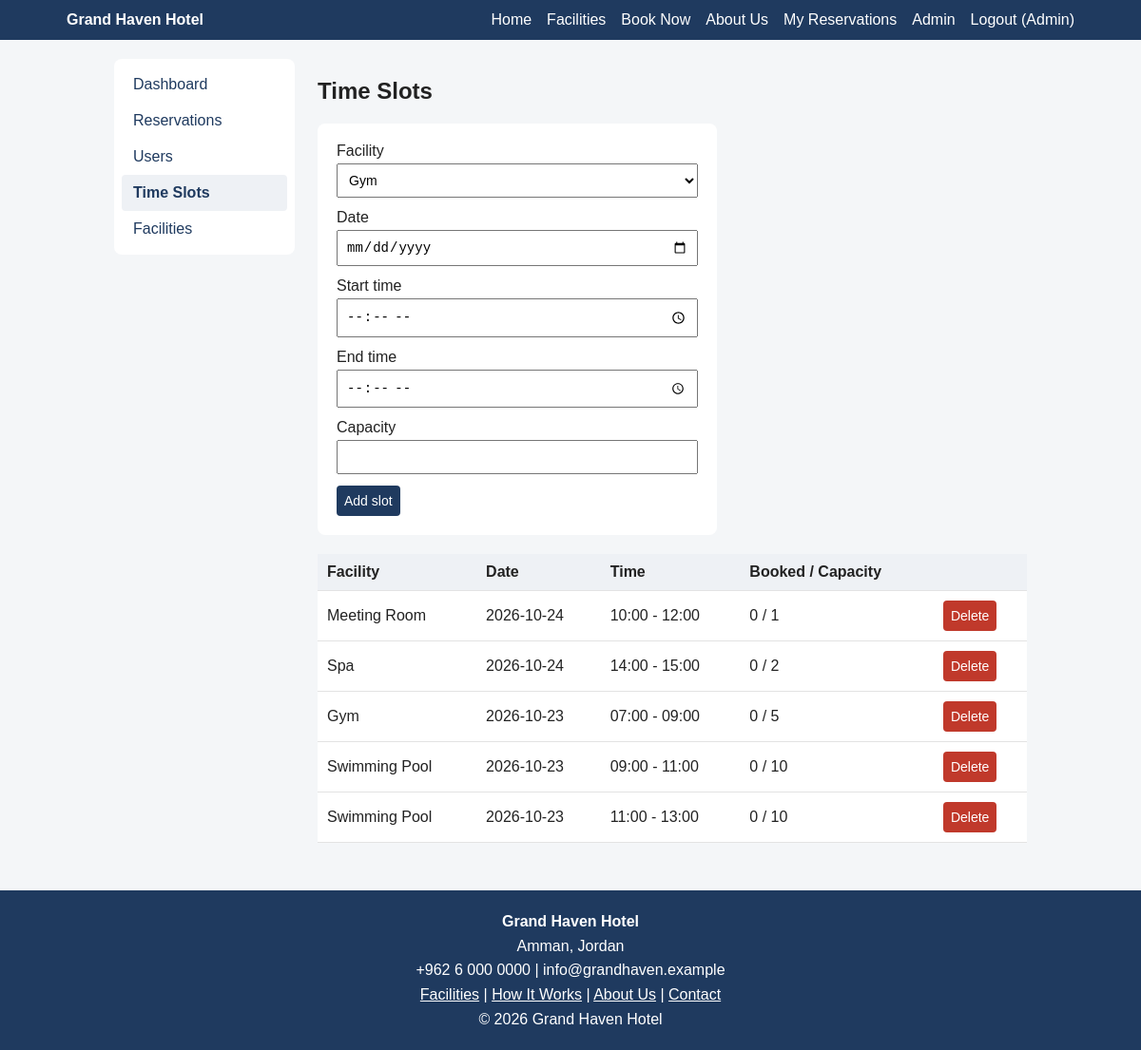
/admin/slots.php (signed in), run on the app's committed database.
### tables this page shows
CREATE TABLE users (
    id INT AUTO_INCREMENT PRIMARY KEY,
    name VARCHAR(100) NOT NULL,
    email VARCHAR(150) NOT NULL UNIQUE,
    password VARCHAR(255) NOT NULL,
    role ENUM('user','admin') NOT NULL DEFAULT 'user',
    is_active TINYINT(1) NOT NULL DEFAULT 1
);

CREATE TABLE time_slots (
    id INT AUTO_INCREMENT PRIMARY KEY,
    facility_id INT NOT NULL,
    slot_date DATE NOT NULL,
    start_time TIME NOT NULL,
    end_time TIME NOT NULL,
    capacity INT NOT NULL,
    FOREIGN KEY (facility_id) REFERENCES facilities(id)
);

CREATE TABLE facilities (
    id INT AUTO_INCREMENT PRIMARY KEY,
    name VARCHAR(100) NOT NULL,
    short_description VARCHAR(255) NOT NULL,
    description TEXT NOT NULL,
    image VARCHAR(100) NOT NULL DEFAULT 'placeholder.svg',
    opening_hours VARCHAR(100) NOT NULL DEFAULT '',
    guidelines TEXT NULL
);

### includes/helpers.php (called while the page is built, shortened)
<?php
function e($value): string
{
    return htmlspecialchars((string) $value, ENT_QUOTES, 'UTF-8');
}
function url(string $path = ''): string
{
    return BASE . '/' . ltrim($path, '/');
}
function asset(string $path): string
{
    return BASE . '/assets/' . ltrim($path, '/');
}

### classes/Database.php (called while the page is built)
<?php
class Database
{
    private static ?PDO $pdo = null;
    public static function pdo(): PDO
    {
        if (self::$pdo === null) {
            self::$pdo = new PDO(
                'mysql:host=' . DB_HOST . ';dbname=' . DB_NAME . ';charset=utf8mb4',
                DB_USER,
                DB_PASS,
                [
                    PDO::ATTR_ERRMODE            => PDO::ERRMODE_EXCEPTION,
                    PDO::ATTR_DEFAULT_FETCH_MODE => PDO::FETCH_ASSOC,
                ]
            );
        }
        return self::$pdo;
    }
}

### classes/Auth.php (called while the page is built, shortened)
<?php
class Auth extends Model
{
    private static $user = false;
    public function user(): ?array
    {
        if (self::$user === false) {
            self::$user = null;
            if (!empty($_SESSION['user_id'])) {
                $stmt = $this->db->prepare('SELECT * FROM users WHERE id = ? AND is_active = 1');
                $stmt->execute([$_SESSION['user_id']]);
                self::$user = $stmt->fetch() ?: null;
            }
        }
        return self::$user;
    }
    public function requireLogin(): void
    {
        if (!$this->user()) {
            flash('Please log in first.', 'error');
            redirect(url('pages/login.php'));
        }
    }
    public function requireAdmin(): void
    {
        $this->requireLogin();
    }
}

### classes/Model.php (called while the page is built, shortened)
<?php
abstract class Model
{
    public function __construct()
    {
        $this->db = Database::pdo();
    }
}

### includes/autoload.php (called while the page is built, shortened)
<?php
spl_autoload_register(function ($class) {
    $file = ROOT . '/classes/' . $class . '.php';
});

### classes/Facility.php (called while the page is built, shortened)
<?php
class Facility extends Model
{
    public function all(): array
    {
        return $this->db->query('SELECT * FROM facilities ORDER BY name')->fetchAll();
    }
}

### classes/TimeSlot.php (called while the page is built, shortened)
<?php
class TimeSlot extends Model
{
    public function all(): array
    {
        return $this->db->query(
            "SELECT s.*, f.name AS facility, " . self::TAKEN . " AS taken
             FROM time_slots s JOIN facilities f ON f.id = s.facility_id
             ORDER BY s.slot_date DESC, s.start_time"
        )->fetchAll();
    }
}

### admin/slots.php (the view, shortened to what this page needs)
<?php
(new Auth())->requireAdmin();
$slots  = new TimeSlot();
$facilities = (new Facility())->all();
$list       = $slots->all();
include ROOT . '/includes/header.php';
include ROOT . '/includes/admin_nav.php';
?>
<h1>Time Slots</h1>
<form method="post" class="card">
    <label>Facility
        <select name="facility_id" required>
            <?php foreach ($facilities as $f): ?>
                <option value="<?= $f['id'] ?>"><?= e($f['name']) ?></option>
            <?php endforeach; ?>
        </select>
    </label>
    <label>Date <input type="date" name="slot_date" required></label>
    <label>Start time <input type="time" name="start_time" required></label>
    <label>End time <input type="time" name="end_time" required></label>
    <label>Capacity <input type="number" name="capacity" min="1" max="500" required></label>
    <button>Add slot</button>
</form>
<div class="table-wrap">
<table>
    <tr><th>Facility</th><th>Date</th><th>Time</th><th>Booked / Capacity</th><th></th></tr>
    <?php foreach ($list as $s): ?>
    <tr>
        <td><?= e($s['facility']) ?></td>
        <td><?= e($s['slot_date']) ?></td>
        <td><?= e(substr($s['start_time'], 0, 5)) ?> - <?= e(substr($s['end_time'], 0, 5)) ?></td>
        <td><?= $s['taken'] ?> / <?= $s['capacity'] ?></td>
        <td>
            <form method="post" onsubmit="return confirm('Delete this slot?')">
                <button class="danger" name="delete" value="<?= $s['id'] ?>">Delete</button>
            </form>
        </td>
    </tr>
    <?php endforeach; ?>
</table>
</div>
<?php include ROOT . '/includes/admin_end.php';
include ROOT . '/includes/footer.php'; ?>

### includes/header.php (shortened to what this page needs)
<?php $currentUser = (new Auth())->user(); ?>
<!DOCTYPE html>
<html lang="en">
<head>
    <link rel="stylesheet" href="<?= asset('css/style.css') ?>">
</head>
<body>
<header>
    <nav class="main-nav">
        <a class="brand" href="<?= url('index.php') ?>"><?= e(HOTEL_NAME) ?></a>
        <a href="<?= url('index.php') ?>">Home</a>
        <a href="<?= url('pages/facilities.php') ?>">Facilities</a>
        <a href="<?= url('pages/availability.php') ?>">Book Now</a>
        <a href="<?= url('pages/about.php') ?>">About Us</a>
        <?php if ($currentUser): ?>
            <a href="<?= url('pages/my_reservations.php') ?>">My Reservations</a>
            <?php if ($currentUser['role'] === 'admin'): ?>
                <a href="<?= url('admin/index.php') ?>">Admin</a>
            <?php endif; ?>
            <a href="<?= url('pages/logout.php') ?>">Logout (<?= e($currentUser['name']) ?>)</a>
        <?php else: ?>
            <a href="<?= url('pages/login.php') ?>">Login</a>
            <a href="<?= url('pages/register.php') ?>">Register</a>
        <?php endif; ?>
    </nav>
</header>
<main>

### assets/css/style.css (style rules this page uses)
* { box-sizing: border-box; }
body { margin: 0; font-family: Arial, sans-serif; background: #f4f6f8; color: #222; }
main { max-width: 1000px; margin: 0 auto; padding: 20px; }
nav { background: #1f3a5f; padding: 12px 20px; display: flex; flex-wrap: wrap; gap: 16px; }
nav a { color: #fff; text-decoration: none; }
nav .brand { font-weight: bold; margin-right: auto; }
.card { background: #fff; padding: 20px; border-radius: 8px; max-width: 420px; margin-bottom: 20px; }
.card label { display: block; margin-bottom: 12px; }
.card input, .card select { display: block; width: 100%; margin-top: 4px; }
input, select, button { padding: 8px; font-size: 14px; }
button { background: #1f3a5f; color: #fff; border: 0; border-radius: 4px; cursor: pointer; }
button.danger { background: #c0392b; }
.table-wrap { overflow-x: auto; }
table { width: 100%; border-collapse: collapse; background: #fff; }
th, td { padding: 10px; text-align: left; border-bottom: 1px solid #e3e3e3; vertical-align: middle; }
th { background: #eef1f5; }
header { background: #1f3a5f; }
.main-nav { max-width: 1100px; margin: 0 auto; background: none; }

### data on the page
users: name "Admin"
time_slots: facility.name "Meeting Room", slot_date "2026-10-24", start_time "10:00", end_time "12:00", taken "0", capacity "1", $s['id'] 5 (drawn)
time_slots: facility.name "Spa", slot_date "2026-10-24", start_time "14:00", end_time "15:00", taken "0", capacity "2", $s['id'] 4 (drawn)
time_slots: facility.name "Gym", slot_date "2026-10-23", start_time "07:00", end_time "09:00", taken "0", capacity "5", $s['id'] 3 (drawn)
time_slots: facility.name "Swimming Pool", slot_date "2026-10-23", start_time "09:00", end_time "11:00", taken "0", capacity "10", $s['id'] 1 (drawn)
time_slots: facility.name "Swimming Pool", slot_date "2026-10-23", start_time "11:00", end_time "13:00", taken "0", capacity "10", $s['id'] 2 (drawn)

### other printed values
HOTEL_NAME "Grand Haven Hotel"
$label "Dashboard"
$label "Reservations"
$label "Users"
$label "Time Slots"
$label "Facilities"
HOTEL_ADDRESS "Amman, Jordan"
HOTEL_PHONE "+962 6 000 0000"
HOTEL_EMAIL "info@grandhaven.example"
form field facility_id "Gym"
